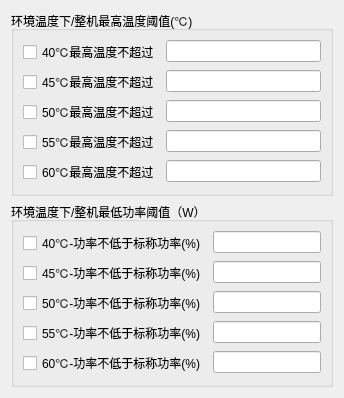
            <widget class="QWidget" name="tab_5">
             <attribute name="title">
              <string>整机参数</string>
             </attribute>
             <layout class="QVBoxLayout" name="verticalLayout">
              <item>
               <widget class="QGroupBox" name="groupBox_5">
                <property name="title">
                 <string>环境温度下/整机最高温度阈值(℃)</string>
                </property>
                <layout class="QFormLayout" name="formLayout_3">
                 <item row="0" column="0">
                  <widget class="QCheckBox" name="bym500_t40_ckx">
                   <property name="text">
                    <string>40℃最高温度不超过</string>
                   </property>
                  </widget>
                 </item>
                 <item row="0" column="1">
                  <widget class="QLineEdit" name="bym500_t40_edt"/>
                 </item>
                 <item row="1" column="0">
                  <widget class="QCheckBox" name="bym500_t45_ckx">
                   <property name="text">
                    <string>45℃最高温度不超过</string>
                   </property>
                  </widget>
                 </item>
                 <item row="1" column="1">
                  <widget class="QLineEdit" name="bym500_t45_edt"/>
                 </item>
                 <item row="2" column="0">
                  <widget class="QCheckBox" name="bym500_t50_ckx">
                   <property name="text">
                    <string>50℃最高温度不超过</string>
                   </property>
                  </widget>
                 </item>
                 <item row="2" column="1">
                  <widget class="QLineEdit" name="bym500_t50_edt"/>
                 </item>
                 <item row="3" column="0">
                  <widget class="QCheckBox" name="bym500_t55_ckx">
                   <property name="text">
                    <string>55℃最高温度不超过</string>
                   </property>
                  </widget>
                 </item>
                 <item row="3" column="1">
                  <widget class="QLineEdit" name="bym500_t55_edt"/>
                 </item>
                 <item row="4" column="0">
                  <widget class="QCheckBox" name="bym500_t60_ckx">
                   <property name="text">
                    <string>60℃最高温度不超过</string>
                   </property>
                  </widget>
                 </item>
                 <item row="4" column="1">
                  <widget class="QLineEdit" name="bym500_t60_edt"/>
                 </item>
                </layout>
               </widget>
              </item>
              <item>
               <widget class="QGroupBox" name="groupBox_2">
                <property name="title">
                 <string>环境温度下/整机最低功率阈值（W）</string>
                </property>
                <layout class="QFormLayout" name="formLayout_2">
                 <item row="0" column="0">
                  <widget class="QCheckBox" name="bym500_rt40_time_ckx">
                   <property name="text">
                    <string>40℃-功率不低于标称功率(%)</string>
                   </property>
                  </widget>
                 </item>
                 <item row="0" column="1">
                  <widget class="QLineEdit" name="bym500_rt40_time_edt"/>
                 </item>
                 <item row="1" column="0">
                  <widget class="QCheckBox" name="bym500_rt45_time_ckx">
                   <property name="text">
                    <string>45℃-功率不低于标称功率(%)</string>
                   </property>
                  </widget>
                 </item>
                 <item row="1" column="1">
                  <widget class="QLineEdit" name="bym500_rt45_time_edt"/>
                 </item>
                 <item row="2" column="0">
                  <widget class="QCheckBox" name="bym500_rt50_time_ckx">
                   <property name="text">
                    <string>50℃-功率不低于标称功率(%)</string>
                   </property>
                  </widget>
                 </item>
                 <item row="2" column="1">
                  <widget class="QLineEdit" name="bym500_rt50_time_edt"/>
                 </item>
                 <item row="3" column="0">
                  <widget class="QCheckBox" name="bym500_rt55_time_ckx">
                   <property name="text">
                    <string>55℃-功率不低于标称功率(%)</string>
                   </property>
                  </widget>
                 </item>
                 <item row="3" column="1">
                  <widget class="QLineEdit" name="bym500_rt55_time_edt"/>
                 </item>
                 <item row="4" column="0">
                  <widget class="QCheckBox" name="bym500_rt60_time_ckx">
                   <property name="text">
                    <string>60℃-功率不低于标称功率(%)</string>
                   </property>
                  </widget>
                 </item>
                 <item row="4" column="1">
                  <widget class="QLineEdit" name="bym500_rt60_time_edt"/>
                 </item>
                </layout>
               </widget>
              </item>
             </layout>
            </widget>
